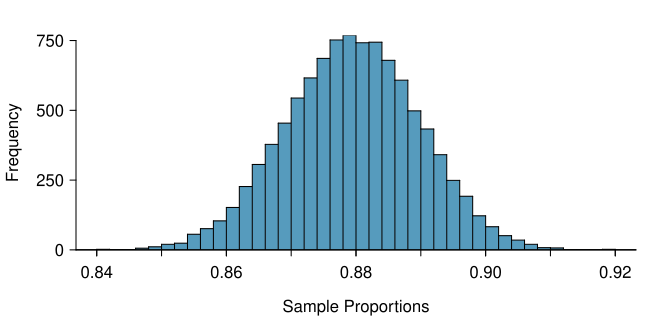

This figure's R source:
set.seed(4)
library(openintro)
data(COL)

n.sim <- 10000
samp.size <- 1000  # 2541
prop <- 0.88

samples <- matrix(sample(0:1, n.sim * samp.size, TRUE, c(1 - prop, prop)), n.sim)
results <- apply(samples, 1, mean)
mean(results)
sd(results)

myPDF('sampling_10k_prop_88p.pdf', 6.5, 3.2,
    mar = c(3.5, 3.8, 1.8, 0.7),
    mgp = c(2.3, 0.6, 0),
    yaxs = "i")
histPlot(results,
    col = COL[1], breaks = 50,
    xlab = "Sample Proportions",
    ylab = "",
    axes = FALSE)
at <- seq(0, 1, 0.02)
axis(1, at = seq(0, 1, 0.01), labels = rep("", 101))
axis(1, at = at)
# axis(2, at = seq(0, 1200, 100), label = rep("", 13))
axis(2, at = seq(0, 750, 250))
# abline(v = 0.89, col = COL[4])
par(las = 0)
mtext("Frequency", 2, 2.7)
dev.off()
